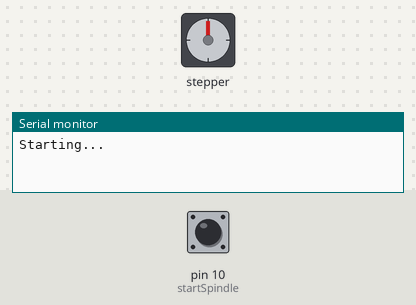
Bench run of a sketch on a simulated Arduino Uno, built with avr-gcc and run on an emulated ATmega328P. Parts: stepper motor, the last lines printed to the serial monitor. Wiring (inferred from the names in the program): stepper motor driver (400 steps per turn assumed): step pin 6; direction pin 3; enable pin 8. The test bench sets the inputs (shaded band); at power-on: pin 10 (startSpindle) HIGH.

Above: at 0.1 s.
At 1.3 s:
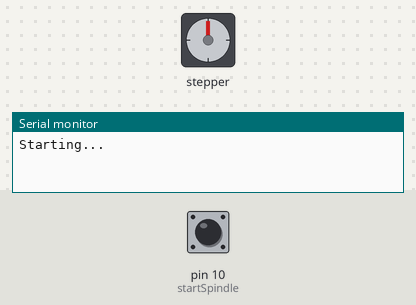
1.4 s: pin 10 (startSpindle) pulled LOW for 0.4 s
At 2.9 s:
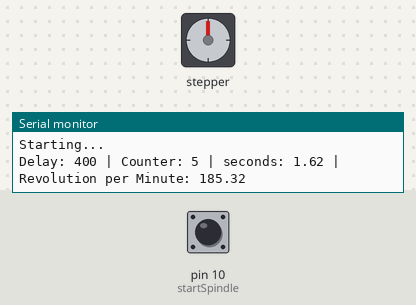
4.8 s: pin 10 (startSpindle) pulled LOW for 1 s
8.8 s: pin 10 (startSpindle) pulled LOW for 0.4 s
12.2 s: pin 10 (startSpindle) pulled LOW for 3.2 s
18.4 s: pin 10 (startSpindle) pulled LOW for 0.4 s
21.8 s: pin 10 (startSpindle) pulled LOW for 1 s
Timing chart, 0 to 73.3 s (numbered marks = the images above; inputs shaded):
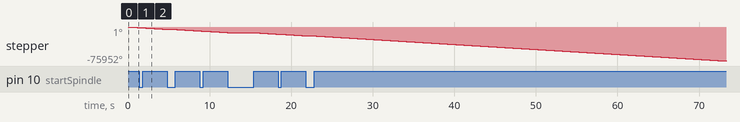

The sketch:

Spindle-code11-26-22.ino
```cpp
// Define pin connections & motor's steps per revolution
const int dirPin = 3;
const int stepPin = 6;
const int enablePin = 8;

int startSpindle = 10;

int startSpindleReading = 0;

const int stepsPerRevolution = 400; // half step

int dely = 400;

int counter = 0;


// Counting micro-seconds fot time measurements
unsigned long startTimer = micros();
float rpm;
const int NumberOfRevolution = 30;


// Common steping function
void stepperCode(int wait){
  digitalWrite(stepPin, HIGH);
  delayMicroseconds(wait);
  digitalWrite(stepPin, LOW);
  delayMicroseconds(wait);
}


void setup() {
  Serial.begin(2000000);

   // Declare pins as Outputs
  pinMode(stepPin, OUTPUT);
  pinMode(dirPin, OUTPUT);
  pinMode(enablePin, OUTPUT);

  pinMode(startSpindle, INPUT);


  Serial.println("Starting...");
  delay(100);
  digitalWrite(dirPin, LOW);
}

                                                void loop() {
                                                  digitalWrite(enablePin, HIGH);
                                                  startSpindleReading = digitalRead(startSpindle);

                                                  counter = 0;

                                                  while (startSpindleReading == 1){

                                                    if (counter == 0) { startTimer = micros(); }  // time count starts
                                                    digitalWrite(enablePin, LOW);

                                                    for (int t = 0; t< stepsPerRevolution; t++)
                                                    {
                                                        stepperCode(dely);
                                                    }
                                                    counter++;
                                                    startSpindleReading = digitalRead(startSpindle);
                                                    if ( startSpindleReading == 0) { startSpindleReading = 2;}
                                                  }


                                                  if (startSpindleReading == 2){
                                                    rpm = (counter*1000000.00/(micros()-startTimer))*60.00;
                                                    digitalWrite(enablePin, LOW);
                                                    Serial.print("Delay: ");
                                                    Serial.print(dely);
                                                    Serial.print(" | Counter: ");
                                                    Serial.print(counter);
                                                    Serial.print(" | seconds: ");
                                                    Serial.print((micros()-startTimer)/1000000.00);
                                                    Serial.print(" | Revolution per Minute: ");
                                                    Serial.println(rpm);
                                                  }

                                                }
```
